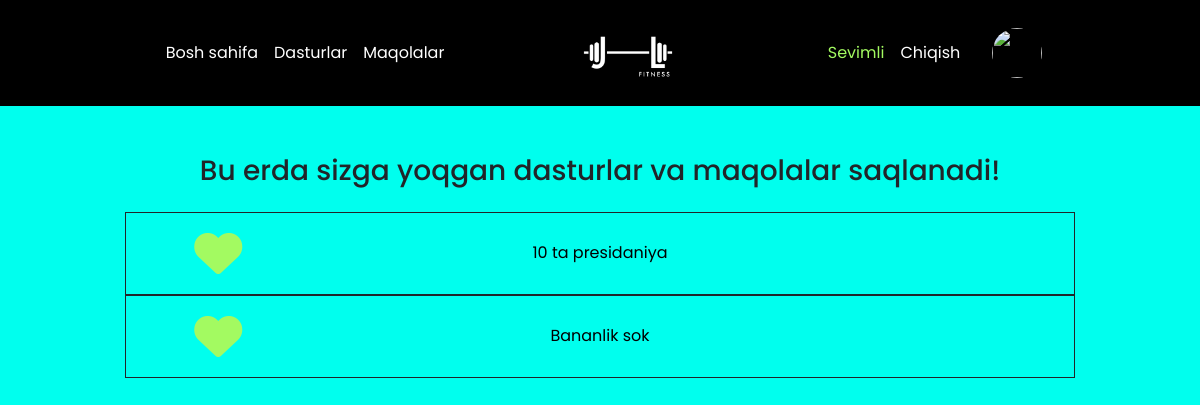
/favorite/ (signed in), run on the app's committed database.
### fitness_app/models.py (models this page shows, shortened)
class Favorite(models.Model):
    TYPES = (
        ('Programma', 'Programma'),
        ('Maqola', 'Maqola'),
    )
    user = models.ForeignKey(User, on_delete=models.CASCADE)
    favorite_title = models.CharField(max_length=255)
    favorite_slug = models.SlugField()
    favorite_type = models.CharField(max_length=50, choices=TYPES)

### fitness_app/views.py (the view)
# urls.py: path('favorite/', views.favorite_page, name="favorite"),
def favorite_page(request):
    favorites = Favorite.objects.filter(user=request.user)
    context = {
        'favorites': favorites,
        'favorite': 'active',
    }
    return render(request, 'favorite.html', context)

### templates/favorite.html (shortened to what this page needs)
{% extends 'main.html' %}
{% load static %}
{% block content %}
<section class="container mt-5">
    <h3 class="text-center">Bu erda sizga yoqgan dasturlar va maqolalar saqlanadi!</h3>
    <div class="row justify-content-center mt-4 text-center">
        {% for favorite in favorites %}
        <div class="col-10 mt-0 border-dark border border-1">
            <div class="row align-items-center p-3">
                <div class="col-12 col-sm-2">
                     <i onclick="removeFavoriteObj(event);" class="heart fa-solid fa-heart fa-3x" data-favorite="{{ favorite.favorite_slug }}"></i>
                </div>
                <div class="col-12 col-sm-8">
                    <a href="{% if favorite.favorite_type == 'Maqola' %}/article_detail/{% else %}/programm_detail/{% endif %}{{ favorite.favorite_slug }}"><p class="m-0">{{ favorite.favorite_title }}</p></a>
                </div>
            </div>
        </div>
        {% endfor %}
    </div>
</section>
{% endblock  %}

### static/css/style.css (style rules this page uses)
* { margin: 0; padding: 0; box-sizing: border-box; font-family: 'Poppins', sans-serif; }
a { text-decoration: none; color: #000; }
.heart { color: #a3fa61; }

### data on the page
Favorite: favorite_title "10 ta presidaniya"
Favorite: favorite_title "Bananlik sok"
